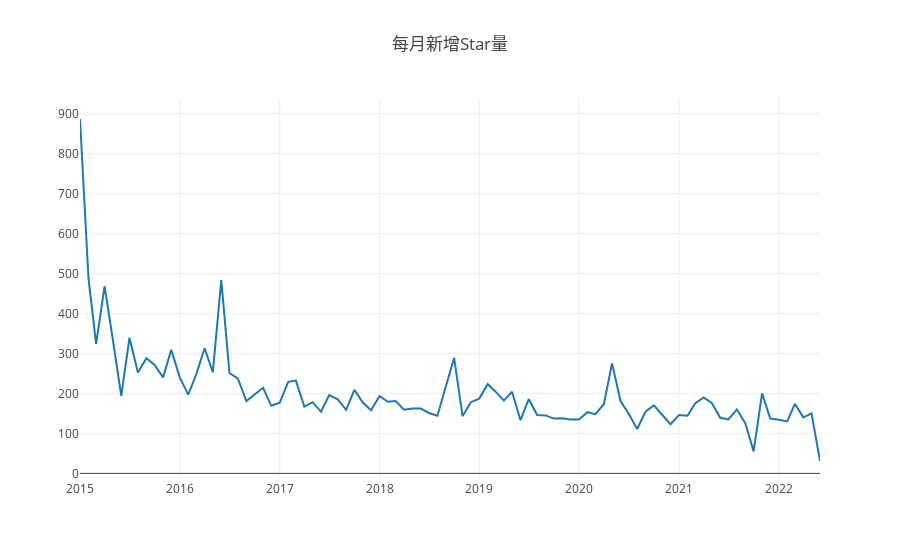

Notebook source saved alongside this figure:
### Markdown cell above
## 1.1 每月新增Star个数

### Code cell
var years = [2015, 2016, 2017, 2018, 2019, 2020, 2021, 2022];
var project_id = 29078997;
Promise.all(years.map(ant =>{
     // console.log(ant);
     var s = `
        SELECT  count(*) stars,  formatDateTime(created_at,'%Y-%m') as time FROM 
        github_log.events
        WHERE repo_id = ${project_id} 
        And toYear(created_at) = ${ant}  
        AND type = 'WatchEvent'
        group by formatDateTime(created_at,'%Y-%m')
        order by formatDateTime(created_at,'%Y-%m')`;
    return query(s);
})).then(data =>{

    // 格式化存储数据
    var stars = [];
    var time_show = [];
    for (let i=0;i<data.length;i++){
     for (let j=0; j<data[i].length; j++){
      stars.push(data[i][j].stars);
      time_show.push(data[i][j].time);
     };
    };
   var table_data = [];
    for (var t = 0;t<stars.length;t++){
        table_data.push({'Date':time_show[t],'每月新增Star数':stars[t]});
    }
    console.table(table_data);
    console.log("以上为有新增star的数据");
        // 绘图
    var dd = [{x:time_show, y:stars,type:"scatter"},];
    openDigger.render.plotly(dd, {title: "每月新增Star量"});
})

### Figure 1 — Plotly figure (JSON) as saved in the notebook; plotly's stock layout.template omitted (floating-point values rounded to 4 significant figures)
{"data": [{"type": "scatter", "x": ["2015-01", "2015-02", "2015-03", "2015-04", "2015-05", "2015-06", "2015-07", "2015-08", "2015-09", "2015-10", "2015-11", "2015-12", "2016-01", "2016-02", "2016-03", "2016-04", "2016-05", "2016-06", "2016-07", "2016-08", "2016-09", "2016-10", "2016-11", "2016-12", "2017-01", "2017-02", "2017-03", "2017-04", "2017-05", "2017-06", "2017-07", "2017-08", "2017-09", "2017-10", "2017-11", "2017-12", "2018-01", "2018-02", "2018-03", "2018-04", "2018-05", "2018-06", "2018-07", "2018-08", "2018-09", "2018-10", "2018-11", "2018-12", "2019-01", "2019-02", "2019-03", "2019-04", "2019-05", "2019-06", "2019-07", "2019-08", "2019-09", "2019-10", "2019-11", "2019-12", "2020-01", "2020-02", "2020-03", "2020-04", "2020-05", "2020-06", "2020-07", "2020-08", "2020-09", "2020-10", "2020-11", "2020-12", "2021-01", "2021-02", "2021-03", "2021-04", "2021-05", "2021-06", "2021-07", "2021-08", "2021-09", "2021-10", "2021-11", "2021-12", "2022-01", "2022-02", "2022-03", "2022-04", "2022-05", "2022-06"], "y": ["886", "488", "324", "468", "335", "194", "339", "252", "288", "271", "240", "309", "240", "197", "247", "313", "253", "483", "251", "237", "181", "198", "214", "169", "177", "229", "232", "167", "178", "154", "196", "185", "159", "209", "177", "158", "193", "179", "181", "159", "162", "162", "151", "144", "216", "289", "143", "178", "187", "223", "205", "182", "204", "133", "186", "146", "145", "137", "138", "135", "135", "153", "148", "173", "275", "181", "149", "111", "155", "170", "146", "123", "146", "144", "175", "190", "176", "139", "135", "160", "125", "55", "200", "137", "134", "130", "174", "140", "150", "31"]}], "layout": {"autosize": true, "title": {"text": "每月新增Star量"}, "xaxis": {"autorange": true, "range": ["2015-01-01", "2022-06-01"], "type": "date"}, "yaxis": {"autorange": true, "range": [-16.5, 933.5], "type": "linear"}}}
